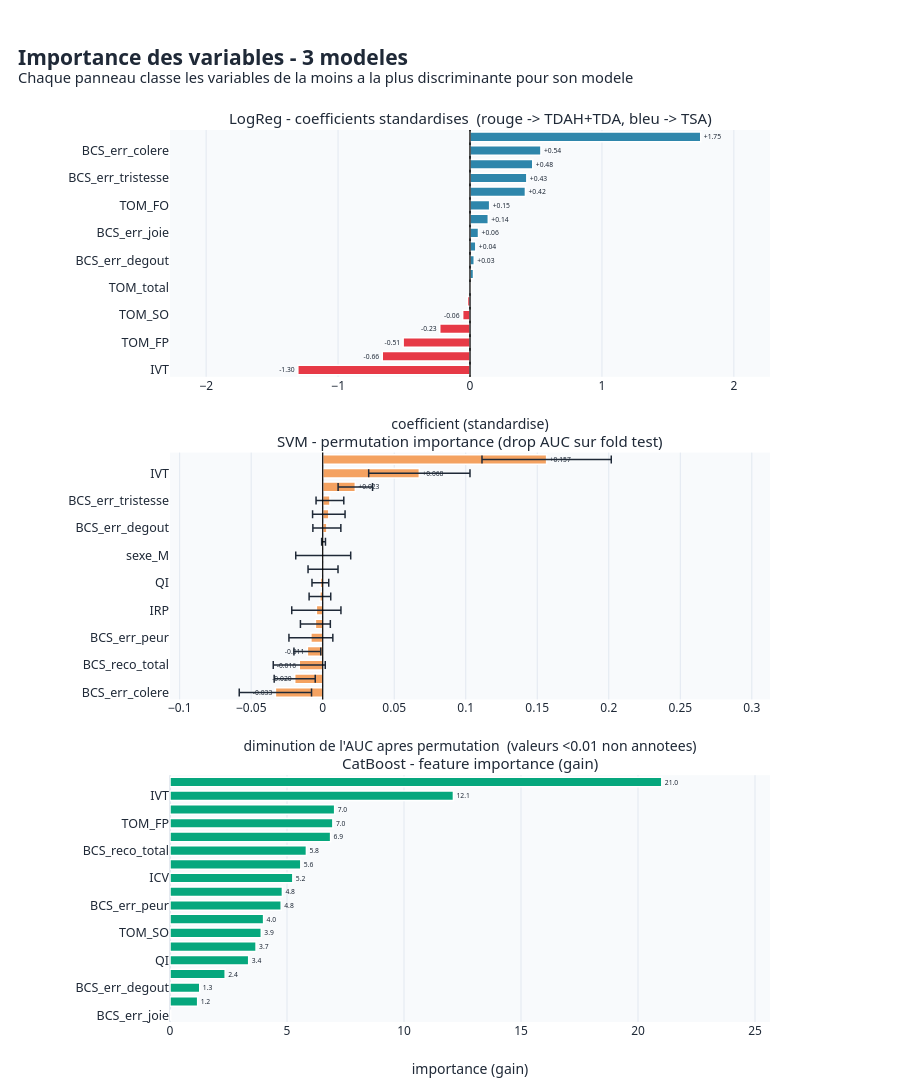

The notebook cell saved with this chart:
### Markdown cell above
## A.6 - Importance des variables (3 modeles + permutation pour SVM)

### Code cell
lr_pipe = make_pipelines()['LogReg']; lr_pipe.fit(X, y)
lr_imp = pd.DataFrame({'feature': FEATURES,
                       'coef': lr_pipe.named_steps['clf'].coef_[0]}).assign(
                           abs_coef=lambda d: d['coef'].abs()).sort_values('abs_coef', ascending=False)

cb_pipe = make_pipelines()['CatBoost']; cb_pipe.fit(X, y)
cb_imp = pd.DataFrame({'feature': FEATURES,
                       'importance': cb_pipe.named_steps['clf'].get_feature_importance()}
                       ).sort_values('importance', ascending=False)

# SVM : permutation importance sur un fold
from sklearn.model_selection import train_test_split as tts
X_tr, X_te, y_tr, y_te = tts(X, y, test_size=0.30, stratify=y, random_state=RANDOM_STATE)
svm_pipe = make_pipelines()['SVM']; svm_pipe.fit(X_tr, y_tr)
perm = permutation_importance(svm_pipe, X_te, y_te, n_repeats=20,
                                random_state=RANDOM_STATE, scoring='roc_auc')
svm_imp = pd.DataFrame({'feature': FEATURES,
                        'perm_AUC_drop': perm.importances_mean,
                        'perm_std': perm.importances_std}).sort_values('perm_AUC_drop', ascending=False)

lr_imp.to_csv(OUT/'A6_logreg_coefficients.csv', index=False)
cb_imp.to_csv(OUT/'A6_catboost_importance.csv', index=False)
svm_imp.to_csv(OUT/'A6_svm_permutation.csv', index=False)

# Helper : ne montre le label que si la valeur est suffisamment grande (sinon vide)
def label_filtre(values, seuil, fmt):
    return [fmt.format(v) if abs(v) >= seuil else '' for v in values]

# Figure Plotly : 3 panneaux empiles verticalement (chaque panneau = pleine largeur)
fig = make_subplots(rows=3, cols=1, vertical_spacing=0.085,
                    subplot_titles=(
                        'LogReg - coefficients standardises  (rouge -> TDAH+TDA, bleu -> TSA)',
                        'SVM - permutation importance (drop AUC sur fold test)',
                        'CatBoost - feature importance (gain)'))

# --- Panneau 1 : LogReg ---
ord_lr = lr_imp.sort_values('coef')
colors_lr = [PALETTE['TSA'] if c > 0 else PALETTE['TDAH+TDA'] for c in ord_lr['coef']]
xmax_lr = max(abs(ord_lr['coef'].min()), abs(ord_lr['coef'].max())) * 1.30
fig.add_trace(go.Bar(
    x=ord_lr['coef'], y=ord_lr['feature'], orientation='h',
    marker=dict(color=colors_lr, line=dict(color='white', width=1.5)),
    text=label_filtre(ord_lr['coef'], seuil=0.03, fmt='{:+.2f}'),
    textposition='outside', textfont=dict(size=12, color=PALETTE['fg']),
    cliponaxis=False,
    showlegend=False,
    hovertemplate='<b>%{y}</b><br>coef = %{x:+.3f}<extra></extra>'),
    row=1, col=1)
fig.add_vline(x=0, line=dict(color='black', width=1.2), row=1, col=1)
fig.update_xaxes(title_text='coefficient (standardise)', row=1, col=1,
                 range=[-xmax_lr, xmax_lr], zeroline=True, zerolinewidth=1.2,
                 zerolinecolor='black')

# --- Panneau 2 : SVM ---
ord_sv = svm_imp.sort_values('perm_AUC_drop')
xmax_sv = (ord_sv['perm_AUC_drop'].max() + ord_sv['perm_std'].max()) * 1.55
xmin_sv = min(0, ord_sv['perm_AUC_drop'].min() - ord_sv['perm_std'].max()) * 1.30 - 0.005
fig.add_trace(go.Bar(
    x=ord_sv['perm_AUC_drop'], y=ord_sv['feature'], orientation='h',
    marker=dict(color=PALETTE['SVM'], line=dict(color='white', width=1.5)),
    error_x=dict(type='data', array=ord_sv['perm_std'], thickness=1.5,
                 color=PALETTE['fg'], width=4),
    text=label_filtre(ord_sv['perm_AUC_drop'], seuil=0.01, fmt='{:+.3f}'),
    textposition='outside', textfont=dict(size=12, color=PALETTE['fg']),
    cliponaxis=False,
    showlegend=False,
    hovertemplate='<b>%{y}</b><br>drop AUC = %{x:+.3f}<extra></extra>'),
    row=2, col=1)
fig.add_vline(x=0, line=dict(color='black', width=1.2), row=2, col=1)
fig.update_xaxes(title_text="diminution de l'AUC apres permutation  (valeurs <0.01 non annotees)",
                 row=2, col=1, range=[xmin_sv, xmax_sv])

# --- Panneau 3 : CatBoost ---
ord_cb = cb_imp.sort_values('importance')
xmax_cb = ord_cb['importance'].max() * 1.22
fig.add_trace(go.Bar(
    x=ord_cb['importance'], y=ord_cb['feature'], orientation='h',
    marker=dict(color=PALETTE['CatBoost'], line=dict(color='white', width=1.5)),
    text=label_filtre(ord_cb['importance'], seuil=0.3, fmt='{:.1f}'),
    textposition='outside', textfont=dict(size=12, color=PALETTE['fg']),
    cliponaxis=False,
    showlegend=False,
    hovertemplate='<b>%{y}</b><br>importance = %{x:.2f}<extra></extra>'),
    row=3, col=1)
fig.update_xaxes(title_text='importance (gain)', row=3, col=1, range=[0, xmax_cb])

fig.update_yaxes(tickfont=dict(size=12.5), automargin=True)
fig.update_layout(
    height=1450,
    title=dict(text='<b>Importance des variables - 3 modeles</b><br>'
                    '<sup style="font-size:13px">Chaque panneau classe les variables de la moins a la plus discriminante pour son modele</sup>',
               font=dict(size=21), x=0.02, xanchor='left'),
    showlegend=False,
    margin=dict(l=170, r=130, t=130, b=70),
    bargap=0.30,
)
style_subplot_titles(fig, size=15)
fig.write_image(str(OUT/'A6_importance_3models.png'), width=1500, height=1450, scale=2)
fig.show()

### Figure 1 — Plotly figure (JSON) as saved in the notebook; plotly's stock layout.template omitted (floating-point values rounded to 4 significant figures)
{"data": [{"cliponaxis": false, "hovertemplate": "<b>%{y}</b><br>coef = %{x:+.3f}<extra></extra>", "marker": {"color": ["#E63946", "#E63946", "#E63946", "#E63946", "#E63946", "#E63946", "#2E86AB", "#2E86AB", "#2E86AB", "#2E86AB", "#2E86AB", "#2E86AB", "#2E86AB", "#2E86AB", "#2E86AB", "#2E86AB", "#2E86AB", "#2E86AB"], "line": {"color": "white", "width": 1.5}}, "orientation": "h", "showlegend": false, "text": ["-1.30", "-0.66", "-0.51", "-0.23", "-0.06", "", "", "", "+0.03", "+0.04", "+0.06", "+0.14", "+0.15", "+0.42", "+0.43", "+0.48", "+0.54", "+1.75"], "textfont": {"color": "#1F2937", "size": 12}, "textposition": "outside", "type": "bar", "x": [-1.305, -0.665, -0.5068, -0.2294, -0.05557, -0.019, 0.007712, 0.0266, 0.03229, 0.04403, 0.06447, 0.1387, 0.1491, 0.4202, 0.4308, 0.4755, 0.5376, 1.749], "xaxis": "x", "y": ["IVT", "IRP", "TOM_FP", "ICV", "TOM_SO", "EyesTest", "TOM_total", "sexe_M", "BCS_err_degout", "BCS_err_surprise", "BCS_err_joie", "BCS_err_peur", "TOM_FO", "QI", "BCS_err_tristesse", "BCS_reco_total", "BCS_err_colere", "IMT"], "yaxis": "y"}, {"cliponaxis": false, "error_x": {"array": [0.02527, 0.01435, 0.01818, 0.009373, 0.01534, 0.01046, 0.0172, 0.007561, 0.005856, 0.01047, 0.01922, 0.001336, 0.009779, 0.01135, 0.009697, 0.01204, 0.03541, 0.0452], "color": "#1F2937", "thickness": 1.5, "type": "data", "width": 4}, "hovertemplate": "<b>%{y}</b><br>drop AUC = %{x:+.3f}<extra></extra>", "marker": {"color": "#F4A261", "line": {"color": "white", "width": 1.5}}, "orientation": "h", "showlegend": false, "text": ["-0.033", "-0.020", "-0.016", "-0.011", "", "", "", "", "", "", "", "", "", "", "", "+0.023", "+0.068", "+0.157"], "textfont": {"color": "#1F2937", "size": 12}, "textposition": "outside", "type": "bar", "x": [-0.03308, -0.01957, -0.01639, -0.01074, -0.008261, -0.005117, -0.004448, -0.00194, -0.001639, 0.0002341, 0.0003679, 0.000602, 0.00291, 0.004281, 0.00505, 0.02281, 0.06756, 0.1566], "xaxis": "x2", "y": ["BCS_err_colere", "BCS_err_surprise", "BCS_reco_total", "ICV", "BCS_err_peur", "TOM_FO", "IRP", "TOM_SO", "QI", "BCS_err_joie", "sexe_M", "EyesTest", "BCS_err_degout", "TOM_total", "BCS_err_tristesse", "TOM_FP", "IVT", "IMT"], "yaxis": "y2"}, {"cliponaxis": false, "hovertemplate": "<b>%{y}</b><br>importance = %{x:.2f}<extra></extra>", "marker": {"color": "#06A77D", "line": {"color": "white", "width": 1.5}}, "orientation": "h", "showlegend": false, "text": ["", "1.2", "1.3", "2.4", "3.4", "3.7", "3.9", "4.0", "4.8", "4.8", "5.2", "5.6", "5.8", "6.9", "7.0", "7.0", "12.1", "21.0"], "textfont": {"color": "#1F2937", "size": 12}, "textposition": "outside", "type": "bar", "x": [0.02752, 1.182, 1.272, 2.358, 3.363, 3.678, 3.901, 4.0, 4.753, 4.804, 5.249, 5.59, 5.83, 6.864, 6.961, 7.037, 12.11, 21.02], "xaxis": "x3", "y": ["BCS_err_joie", "BCS_err_surprise", "BCS_err_degout", "sexe_M", "QI", "BCS_err_tristesse", "TOM_SO", "BCS_err_colere", "BCS_err_peur", "TOM_total", "ICV", "TOM_FO", "BCS_reco_total", "EyesTest", "TOM_FP", "IRP", "IVT", "IMT"], "yaxis": "y3"}], "layout": {"annotations": [{"font": {"color": "#1F2937", "family": "Segoe UI, Arial", "size": 15}, "showarrow": false, "text": "LogReg - coefficients standardises  (rouge -> TDAH+TDA, bleu -> TSA)", "x": 0.5, "xanchor": "center", "xref": "paper", "y": 1, "yanchor": "bottom", "yref": "paper"}, {"font": {"color": "#1F2937", "family": "Segoe UI, Arial", "size": 15}, "showarrow": false, "text": "SVM - permutation importance (drop AUC sur fold test)", "x": 0.5, "xanchor": "center", "xref": "paper", "y": 0.6383, "yanchor": "bottom", "yref": "paper"}, {"font": {"color": "#1F2937", "family": "Segoe UI, Arial", "size": 15}, "showarrow": false, "text": "CatBoost - feature importance (gain)", "x": 0.5, "xanchor": "center", "xref": "paper", "y": 0.2767, "yanchor": "bottom", "yref": "paper"}], "bargap": 0.3, "height": 1450, "margin": {"b": 70, "l": 170, "r": 130, "t": 130}, "shapes": [{"line": {"color": "black", "width": 1.2}, "type": "line", "x0": 0, "x1": 0, "xref": "x", "y0": 0, "y1": 1, "yref": "y domain"}, {"line": {"color": "black", "width": 1.2}, "type": "line", "x0": 0, "x1": 0, "xref": "x2", "y0": 0, "y1": 1, "yref": "y2 domain"}], "showlegend": false, "title": {"font": {"size": 21}, "text": "<b>Importance des variables - 3 modeles</b><br><sup style=\"font-size:13px\">Chaque panneau classe les variables de la moins a la plus discriminante pour son modele</sup>", "x": 0.02, "xanchor": "left"}, "xaxis": {"anchor": "y", "domain": [0, 1], "range": [-2.274, 2.274], "title": {"text": "coefficient (standardise)"}, "zeroline": true, "zerolinecolor": "black", "zerolinewidth": 1.2}, "xaxis2": {"anchor": "y2", "domain": [0, 1], "range": [-0.1068, 0.3127], "title": {"text": "diminution de l'AUC apres permutation  (valeurs <0.01 non annotees)"}}, "xaxis3": {"anchor": "y3", "domain": [0, 1], "range": [0, 25.64], "title": {"text": "importance (gain)"}}, "yaxis": {"anchor": "x", "automargin": true, "domain": [0.7233, 1], "tickfont": {"size": 12.5}}, "yaxis2": {"anchor": "x2", "automargin": true, "domain": [0.3617, 0.6383], "tickfont": {"size": 12.5}}, "yaxis3": {"anchor": "x3", "automargin": true, "domain": [0, 0.2767], "tickfont": {"size": 12.5}}}}
